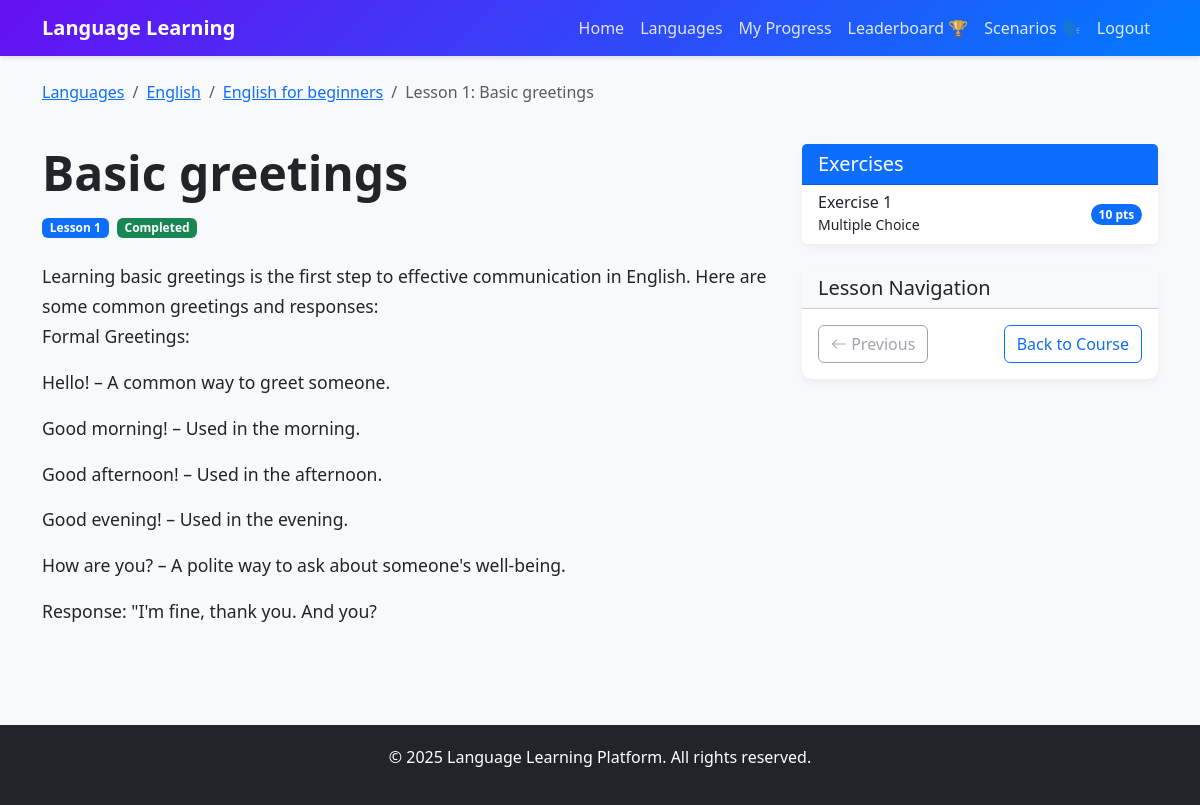
The app's page /lesson/1/ (signed in) with its own data.
### courses/models.py (models this page shows, shortened)
class Lesson(models.Model):
    title = models.CharField(max_length=100)
    course = models.ForeignKey(Course, on_delete=models.CASCADE, related_name='lessons')
    content = models.TextField()
    order = models.PositiveIntegerField()
    audio = models.FileField(upload_to='lesson_audio/', blank=True, null=True)
    class Meta:
        ordering = ['order']

class Course(models.Model):
    LEVEL_CHOICES = [
        ('beginner', 'Beginner'),
        ('intermediate', 'Intermediate'),
        ('advanced', 'Advanced'),
    ]
    title = models.CharField(max_length=100)
    description = models.TextField()
    language = models.ForeignKey(Language, on_delete=models.CASCADE, related_name='courses')
    level = models.CharField(max_length=20, choices=LEVEL_CHOICES, default='beginner')
    image = models.ImageField(upload_to='course_images/', blank=True, null=True)
    created_at = models.DateTimeField(auto_now_add=True)
    updated_at = models.DateTimeField(auto_now=True)

class Language(models.Model):
    name = models.CharField(max_length=50)
    code = models.CharField(max_length=10)
    flag_image = models.ImageField(upload_to='language_flags/', blank=True, null=True)

class Exercise(models.Model):
    EXERCISE_TYPES = [
        ('multiple_choice', 'Multiple Choice'),
        ('fill_blank', 'Fill in the Blank'),
        ('translation', 'Translation'),
        ('matching', 'Matching'),
        ('speaking', 'Speaking'),
    ]
    lesson = models.ForeignKey(Lesson, on_delete=models.CASCADE, related_name='exercises')
    type = models.CharField(max_length=20, choices=EXERCISE_TYPES)
    question = models.TextField()
    answer = models.TextField()
    options = models.JSONField(blank=True, null=True)  # For multiple choice or matching
    points = models.PositiveIntegerField(default=10)
    order = models.PositiveIntegerField()
    class Meta:
        ordering = ['order']

### courses/views.py (the view)
# urls.py: path('lesson/<int:lesson_id>/', views.lesson_detail, name='lesson_detail'),
@login_required
def lesson_detail(request, lesson_id):
    lesson = get_object_or_404(Lesson, id=lesson_id)
    progress, created = UserProgress.objects.get_or_create(
        user=request.user,
        lesson=lesson,
        defaults={'completed': False, 'score': 0}
    )
    progress.save()
    return render(request, 'courses/lesson_detail.html', {
        'lesson': lesson,
        'progress': progress
    })

### courses/templates/courses/lesson_detail.html (shortened to what this page needs)
{% extends 'base.html' %}
{% load course_tags %}
{% block content %}
<div class="row mb-4">
    <div class="col-12">
        <nav aria-label="breadcrumb">
            <ol class="breadcrumb">
                <li class="breadcrumb-item"><a href="{% url 'courses:language_list' %}">Languages</a></li>
                <li class="breadcrumb-item"><a href="{% url 'courses:course_list' lesson.course.language.id %}">{{ lesson.course.language.name }}</a></li>
                <li class="breadcrumb-item"><a href="{% url 'courses:course_detail' lesson.course.id %}">{{ lesson.course.title }}</a></li>
                <li class="breadcrumb-item active" aria-current="page">Lesson {{ lesson.order }}: {{ lesson.title }}</li>
            </ol>
        </nav>
    </div>
</div>
<div class="row mb-4">
    <div class="col-md-8">
        <h1 class="display-5 fw-bold mb-3">{{ lesson.title }}</h1>
        <div class="d-flex align-items-center mb-4">
            <span class="badge bg-primary me-2">Lesson {{ lesson.order }}</span>
            {% if progress and progress.completed %}
            <span class="badge bg-success">Completed</span>
            {% elif progress %}
            <span class="badge bg-warning text-dark">In Progress</span>
            {% endif %}
        </div>
        <div class="lesson-content mb-5">
            {{ lesson.content|linebreaks }}
        </div>
    </div>
    <div class="col-md-4">
        <div class="card sticky-top" style="top: 20px;">
            <div class="card-header bg-primary text-white">
                <h5 class="card-title mb-0">Exercises</h5>
            </div>
            <div class="list-group list-group-flush">
                {% for exercise in lesson.exercises.all %}
                <a href="{% url 'courses:exercise_detail' exercise.id %}" class="list-group-item list-group-item-action d-flex justify-content-between align-items-center">
                    <div>
                        <h6 class="mb-0">Exercise {{ exercise.order }}</h6>
                        <small>{{ exercise.get_type_display }}</small>
                    </div>
                    <span class="badge bg-primary rounded-pill">{{ exercise.points }} pts</span>
                </a>
                {% empty %}
                <div class="list-group-item">
                    <p class="mb-0">No exercises available for this lesson yet.</p>
                </div>
                {% endfor %}
            </div>
        </div>
        <div class="card mt-4">
            <div class="card-header bg-light">
                <h5 class="card-title mb-0">Lesson Navigation</h5>
            </div>
            <div class="card-body">
                <div class="d-flex justify-content-between">
                    {% with prev_lesson=lesson.course.lessons.all|dictsortreversed:"order"|first %}
                    {% if prev_lesson and prev_lesson.order < lesson.order %}
                    <a href="{% url 'courses:lesson_detail' prev_lesson.id %}" class="btn btn-outline-primary">
                        <i class="bi bi-arrow-left"></i> Previous
                    </a>
                    {% else %}
                    <button class="btn btn-outline-secondary" disabled>
                        <i class="bi bi-arrow-left"></i> Previous
                    </button>
                    {% endif %}
                    {% endwith %}
                    {% with next_lesson=lesson.course.lessons.all|dictsort:"order"|first %}
                    {% if next_lesson and next_lesson.order > lesson.order %}
                    <a href="{% url 'courses:lesson_detail' next_lesson.id %}" class="btn btn-outline-primary">
                        Next <i class="bi bi-arrow-right"></i>
                    </a>
                    {% else %}
                    <a href="{% url 'courses:course_detail' lesson.course.id %}" class="btn btn-outline-primary">
                        Back to Course
                    </a>
                    {% endif %}
                    {% endwith %}
                </div>
            </div>
        </div>
    </div>
</div>
{% endblock %}
{% block extra_css %}
<link rel="stylesheet" href="https://cdn.jsdelivr.net/npm/bootstrap-icons@1.8.1/font/bootstrap-icons.css">
{% endblock %}

### courses/templates/base.html (shortened to what this page needs)
<!DOCTYPE html>
<html lang="en">
<head>
    <link href="https://cdn.jsdelivr.net/npm/bootstrap@5.3.0-alpha1/dist/css/bootstrap.min.css" rel="stylesheet">
    <link href="https://cdn.jsdelivr.net/npm/bootstrap@5.3.0/dist/css/bootstrap.min.css" rel="stylesheet">
    {% block extra_css %}{% endblock %}
</head>
<body>
    <nav class="navbar navbar-expand-lg navbar-dark mb-4">
        <div class="container">
            <a class="navbar-brand" href="{% url 'courses:home' %}">Language Learning</a>
            <div class="collapse navbar-collapse" id="navbarNav">
                <ul class="navbar-nav ms-auto">
                    <li class="nav-item">
                        <a class="nav-link" href="{% url 'courses:home' %}">Home</a>
                    </li>
                    <li class="nav-item">
                        <a class="nav-link" href="{% url 'courses:language_list' %}">Languages</a>
                    </li>
                    {% if user.is_authenticated %}
                    <li class="nav-item">
                        <a class="nav-link" href="{% url 'courses:user_profile' %}">My Progress</a>
                    </li>
                    <li class="nav-item">
                        <a class="nav-link" href="{% url 'users:leaderboard' %}">Leaderboard 🏆</a>
                    </li>
                    <li class="nav-item">
                        <a class="nav-link" href="{% url 'scenarios:scenario_list' %}">Scenarios 🗣️</a>
                    </li>
                    <li class="nav-item">
                        <a class="nav-link" href="{% url 'admin:logout' %}">Logout</a>
                    </li>
                    {% else %}
                    <li class="nav-item">
                        <a class="nav-link" href="{% url 'admin:login' %}">Login</a>
                    </li>
                    {% endif %}
                </ul>
            </div>
        </div>
    </nav>
    <div class="container">
        {% block content %}{% endblock %}
    </div>
    <footer class="footer text-center">
        <div class="container">
            <p>© {% now "Y" %} Language Learning Platform. All rights reserved.</p>
        </div>
    </footer>
</body>
</html>

### courses/templates/base.html (style rules this page uses)
body { background-color: #f8f9fa; font-family: 'Segoe UI', Tahoma, Geneva, Verdana, sans-serif; }
.navbar { background: linear-gradient(135deg, #6610f2 0%, #007bff 100%); box-shadow: 0 2px 4px rgba(0, 0, 0, 0.1); }
.navbar-brand { font-weight: bold; color: white !important; }
.navbar-nav .nav-link { color: rgba(255, 255, 255, 0.85) !important; }
.card { border: none; border-radius: 10px; box-shadow: 0 4px 8px rgba(0, 0, 0, 0.05); transition: transform 0.3s ease; }
.footer { margin-top: 50px; padding: 20px 0; background-color: #212529; color: white; }

### courses/templates/courses/lesson_detail.html (style rules this page uses)
.lesson-content { font-size: 1.1rem; line-height: 1.7; }

### records on screen
Lesson: course.language.name "English", course "English for beginners", order "1", title "Basic greetings", content "Learning basic greetings is the first step to effective communication in English. Here are some common greetings and responses: Formal Greetings: Hello! – A common way to greet someone. Good morning! – Used in the morning. Good afternoon! – Used in the afternoon. Good evening! – Used in the evening. How are you? – A polite way to ask about someone's well-being. Response: \"I'm fine, thank you. And you?"
Exercise: order "1", type "Multiple Choice", points "10"
